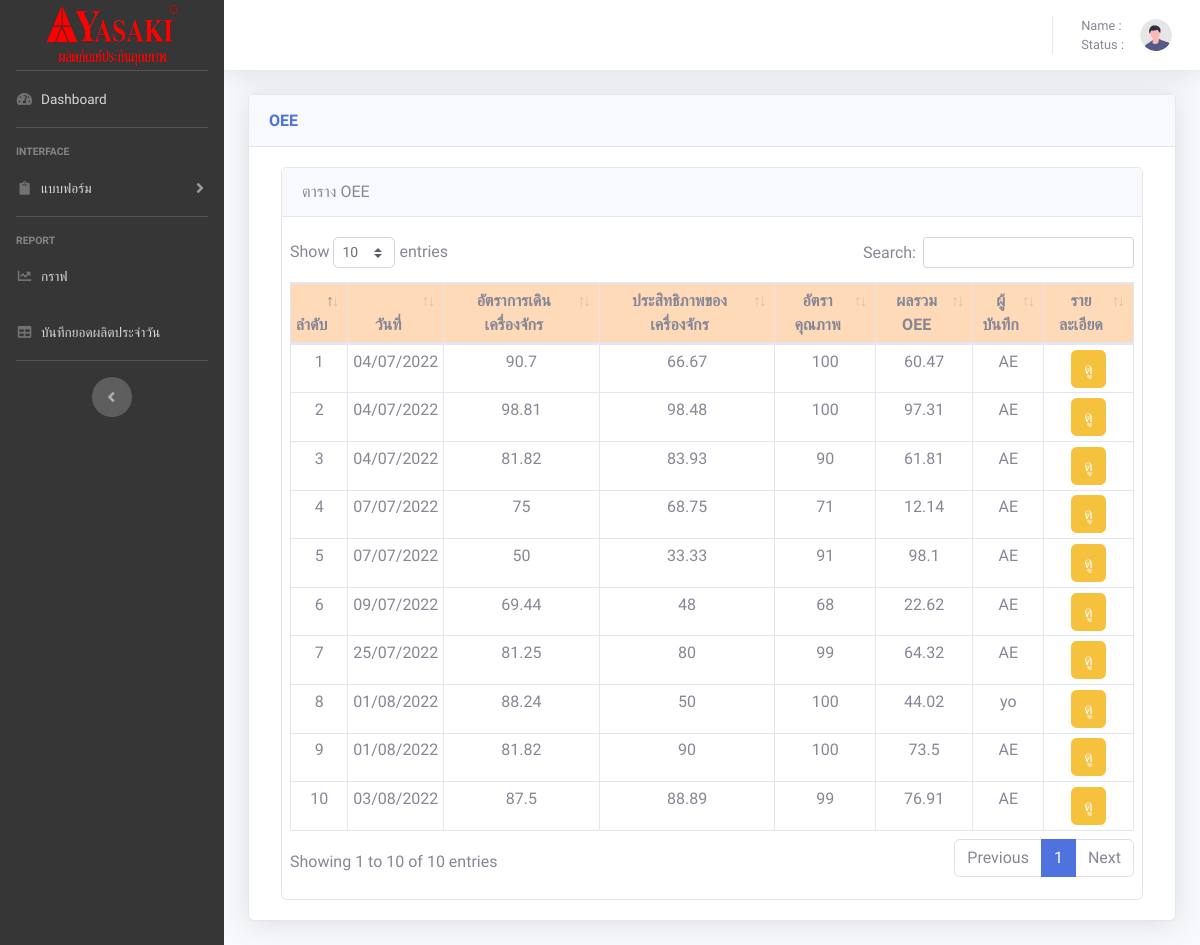
The app's page /charts.php with its own data.
### tables this page shows
CREATE TABLE `report` (
  `id` int(10) NOT NULL,
  `AT` double NOT NULL,
  `SP` double NOT NULL,
  `WT` double NOT NULL,
  `MS` double NOT NULL,
  `MIX` double NOT NULL,
  `RT` double NOT NULL,
  `MSS` double NOT NULL,
  `TT` double NOT NULL,
  `NO` double NOT NULL,
  `NUM` double NOT NULL,
  `TOT` double NOT NULL,
  `TR` float NOT NULL,
  `TS` float NOT NULL,
  `NT` int(20) NOT NULL,
  `EU` float NOT NULL,
  `date` date DEFAULT NULL,
  `u_id` varchar(10) NOT NULL
);

CREATE TABLE `users` (
  `u_id` int(11) NOT NULL,
  `u_usersname` varchar(50) NOT NULL,
  `u_pssaword` int(20) NOT NULL,
  `Status` varchar(20) NOT NULL
);

### charts.php (the view, shortened to what this page needs)
<?php
require('config.php');
?>
<!DOCTYPE html>
<html lang="en">
<head>
    <link href="vendor/fontawesome-free/css/all.min.css" rel="stylesheet" type="text/css">
    <link href="css/sb-admin-2.min.css" rel="stylesheet">
    <link href="vendor/datatables/dataTables.bootstrap4.min.css" rel="stylesheet">
</head>
<body id="page-top" style="font-family: 'Pridi', serif;">
    <div id="wrapper">
        <ul class="navbar-nav  sidebar sidebar-dark accordion" style="background-color: rgb(54 54 54);" id="accordionSidebar">
            <a class="sidebar-brand d-flex align-items-center justify-content-center" href="home.php">
                <div class="">
                    <img src="img/logo.png" height="65px" width="140px">
                </div>
            </a>
            <hr class="sidebar-divider my-0">
            <li class="nav-item">
                <a class="nav-link" href="home.php">
                    <i class="fas fa-fw fa-tachometer-alt"></i>
                    <span>Dashboard</span></a>
            </li>
            <hr class="sidebar-divider">
            <div class="sidebar-heading">
                Interface
            </div>
            <li class="nav-item">
                <a class="nav-link collapsed" href="#" data-toggle="collapse" data-target="#collapseTwo" aria-expanded="true" aria-controls="collapseTwo">
                    <i class="fas fa-fw fa-clipboard"></i>
                    <span>แบบฟอร์ม</span>
                </a>
            </li>
            <hr class="sidebar-divider">
            <div class="sidebar-heading">
                Report
            </div>
            <li class="nav-item">
                <a class="nav-link" href="charts.php">
                    <i class="fas fa-fw fa-chart-line"></i>
                    <span>กราฟ</span></a>
            </li>
            <li class="nav-item">
                <a class="nav-link" href="tables.php">
                    <i class="fas fa-fw fa-table"></i>
                    <span>บันทึกยอดผลิตประจำวัน</span></a>
            </li>
            <hr class="sidebar-divider d-none d-md-block">
            <div class="text-center d-none d-md-inline">
                <button class="rounded-circle border-0" id="sidebarToggle"></button>
            </div>
        </ul>
        <div id="content-wrapper" class="d-flex flex-column">
            <div id="content">
                <nav class="navbar navbar-expand navbar-light bg-white topbar mb-4 static-top shadow">
                    <ul class="navbar-nav ml-auto">
                        <li class="nav-item dropdown no-arrow">
                            <a class="nav-link dropdown-toggle" href="#" id="userDropdown" role="button" data-toggle="dropdown" aria-haspopup="true" aria-expanded="false">
                                <span class="mr-2 d-none d-lg-inline text-gray-600 small">Name : <?php echo $_SESSION["user"] ?> <br>Status : <?php echo $_SESSION["status"] ?> </span>
                                <img class="img-profile rounded-circle" src="img/undraw_profile.svg">
                            </a>
                        </li>
                    </ul>
                </nav>
                <div class="container-fluid">
                    <div class="card shadow mb-4">
                        <div class="card-header py-3">
                            <h6 class="m-0 font-weight-bold text-primary">OEE</h6>
                        </div>
                        <div class="card-body">
                            <div class="mx-auto col-12">
                                <div class="card">
                                    <div class="card-header">
                                        ตาราง OEE
                                    </div>
                                    <div class="card-body">
                                        <div class="row ">
                                            <div class="table-responsive">
                                                <table class="table table-bordered text-center table-sm " id="dataTable">
                                                    <thead>
                                                        <tr bgcolor="PeachPuff">
                                                            <th>ลำดับ</th>
                                                            <th>วันที่</th>
                                                            <th>อัตราการเดินเครื่องจักร</th>
                                                            <th>ประสิทธิภาพของเครื่องจักร</th>
                                                            <th>อัตราคุณภาพ</th>
                                                            <th>ผลรวม OEE</th>
                                                            <th>ผู้บันทึก</th>
                                                            <th>รายละเอียด</th>
                                                    </thead>
                                                    <?php
                                                    mysqli_query($conn, 'SET NAMES UTF8');
                                                    $sql = "SELECT * FROM `report` INNER JOIN users on report.u_id = users.u_id;";
                                                    $query = mysqli_query($conn, $sql);
                                                    $n1 = 0;
                                                    while ($value = mysqli_fetch_array($query)) {
                                                        $d = date_create($value['date']);
                                                        $d1 = date_format($d, "d/m/Y");
                                                        $n1++;
                                                        echo '<tr>
                    <td>' . $n1 . '</td>
                    <td>' . $d1 . '</td>
                    <td>' . $value['TR'] . '</td>
                    <td>' . $value['TS'] . '</td>
                    <td>' . $value['NT'] . '</td>
                    <td>' . $value['EU'] . '</td>
                    <td>' . $value['u_usersname'] . '</td>
                    <td><a href="charts.php?id=' . $value["id"] . '&name=' . $value["u_usersname"] . '&date=' . $d1 . '"><button type="button" class="btn btn-warning">ดู</button></a></td>
                </tr>';
                                                    }
                                                    ?>
                                                </table>
                                            </div>
                                        </div>
                                    </div>
                                </div>
                                            </div>
                                </div>
                            </div>
                        </div>
                    </div>
                </div>
            </div>
</body>
</html>

### records on screen
report: date "04/07/2022", TR "90.7", TS "66.67", NT "100", EU "60.47", u.u_usersname "AE"
report: date "04/07/2022", TR "98.81", TS "98.48", NT "100", EU "97.31", u.u_usersname "AE"
report: date "04/07/2022", TR "81.82", TS "83.93", NT "90", EU "61.81", u.u_usersname "AE"
report: date "07/07/2022", TR "75", TS "68.75", NT "71", EU "12.14", u.u_usersname "AE"
report: date "07/07/2022", TR "50", TS "33.33", NT "91", EU "98.1", u.u_usersname "AE"
report: date "09/07/2022", TR "69.44", TS "48", NT "68", EU "22.62", u.u_usersname "AE"
report: date "25/07/2022", TR "81.25", TS "80", NT "99", EU "64.32", u.u_usersname "AE"
report: date "01/08/2022", TR "88.24", TS "50", NT "100", EU "44.02", u.u_usersname "yo"
report: date "01/08/2022", TR "81.82", TS "90", NT "100", EU "73.5", u.u_usersname "AE"
report: date "03/08/2022", TR "87.5", TS "88.89", NT "99", EU "76.91", u.u_usersname "AE"
